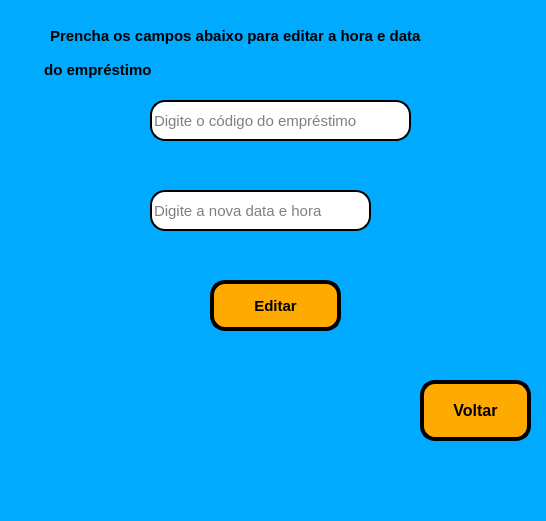
<?xml version="1.0" encoding="UTF-8"?>
<ui version="4.0">
 <class>MainWindow</class>
 <widget class="QMainWindow" name="MainWindow">
  <property name="geometry">
   <rect>
    <x>0</x>
    <y>0</y>
    <width>546</width>
    <height>521</height>
   </rect>
  </property>
  <property name="windowTitle">
   <string>Editar Emprestimo</string>
  </property>
  <property name="styleSheet">
   <string notr="true">background-color: rgb(0, 170, 255);</string>
  </property>
  <widget class="QWidget" name="centralwidget">
   <widget class="QLabel" name="label_8">
    <property name="geometry">
     <rect>
      <x>40</x>
      <y>60</y>
      <width>141</width>
      <height>20</height>
     </rect>
    </property>
    <property name="font">
     <font>
      <pointsize>11</pointsize>
      <weight>75</weight>
      <bold>true</bold>
     </font>
    </property>
    <property name="text">
     <string> do empréstimo</string>
    </property>
   </widget>
   <widget class="QPushButton" name="pushButton">
    <property name="geometry">
     <rect>
      <x>210</x>
      <y>280</y>
      <width>131</width>
      <height>51</height>
     </rect>
    </property>
    <property name="font">
     <font>
      <pointsize>11</pointsize>
      <weight>75</weight>
      <bold>true</bold>
     </font>
    </property>
    <property name="styleSheet">
     <string notr="true">background-color: rgb(255, 170, 0);
border-radius: 15px;
border-style: outset;
border-width: 4px;
border-color: black;</string>
    </property>
    <property name="text">
     <string>Editar</string>
    </property>
   </widget>
   <widget class="QLabel" name="label_7">
    <property name="geometry">
     <rect>
      <x>10</x>
      <y>230</y>
      <width>551</width>
      <height>41</height>
     </rect>
    </property>
    <property name="font">
     <font>
      <pointsize>9</pointsize>
      <weight>75</weight>
      <bold>true</bold>
     </font>
    </property>
    <property name="styleSheet">
     <string notr="true">color: rgb(255, 85, 0);</string>
    </property>
    <property name="text">
     <string/>
    </property>
   </widget>
   <widget class="QLabel" name="label">
    <property name="geometry">
     <rect>
      <x>50</x>
      <y>10</y>
      <width>501</width>
      <height>51</height>
     </rect>
    </property>
    <property name="font">
     <font>
      <pointsize>11</pointsize>
      <weight>75</weight>
      <bold>true</bold>
     </font>
    </property>
    <property name="text">
     <string>Prencha os campos abaixo para editar a hora e data</string>
    </property>
   </widget>
   <widget class="QLabel" name="label_3">
    <property name="geometry">
     <rect>
      <x>160</x>
      <y>140</y>
      <width>321</width>
      <height>41</height>
     </rect>
    </property>
    <property name="font">
     <font>
      <pointsize>11</pointsize>
      <weight>75</weight>
      <bold>true</bold>
     </font>
    </property>
    <property name="styleSheet">
     <string notr="true">color: rgb(255, 85, 0);</string>
    </property>
    <property name="text">
     <string/>
    </property>
   </widget>
   <widget class="QLineEdit" name="datetime">
    <property name="geometry">
     <rect>
      <x>150</x>
      <y>190</y>
      <width>221</width>
      <height>41</height>
     </rect>
    </property>
    <property name="font">
     <font>
      <pointsize>11</pointsize>
     </font>
    </property>
    <property name="styleSheet">
     <string notr="true">background-color: rgb(255, 255, 255);
border-radius: 15px;
border-style: outset;
border-width: 2px;</string>
    </property>
    <property name="inputMask">
     <string/>
    </property>
    <property name="text">
     <string/>
    </property>
    <property name="placeholderText">
     <string>Digite a nova data e hora</string>
    </property>
   </widget>
   <widget class="QLineEdit" name="cod">
    <property name="geometry">
     <rect>
      <x>150</x>
      <y>100</y>
      <width>261</width>
      <height>41</height>
     </rect>
    </property>
    <property name="font">
     <font>
      <pointsize>11</pointsize>
     </font>
    </property>
    <property name="styleSheet">
     <string notr="true">background-color: rgb(255, 255, 255);
border-radius: 15px;
border-style: outset;
border-width: 2px;</string>
    </property>
    <property name="inputMask">
     <string/>
    </property>
    <property name="text">
     <string/>
    </property>
    <property name="placeholderText">
     <string>Digite o código do empréstimo</string>
    </property>
   </widget>
   <widget class="QLabel" name="label_4">
    <property name="geometry">
     <rect>
      <x>80</x>
      <y>100</y>
      <width>51</width>
      <height>41</height>
     </rect>
    </property>
    <property name="text">
     <string/>
    </property>
    <property name="pixmap">
     <pixmap>codigo-de-barras.png</pixmap>
    </property>
    <property name="scaledContents">
     <bool>true</bool>
    </property>
   </widget>
   <widget class="QLabel" name="label_5">
    <property name="geometry">
     <rect>
      <x>80</x>
      <y>180</y>
      <width>51</width>
      <height>51</height>
     </rect>
    </property>
    <property name="text">
     <string/>
    </property>
    <property name="pixmap">
     <pixmap>data e hroa.png</pixmap>
    </property>
    <property name="scaledContents">
     <bool>true</bool>
    </property>
   </widget>
   <widget class="QPushButton" name="pushButton_7">
    <property name="geometry">
     <rect>
      <x>420</x>
      <y>380</y>
      <width>111</width>
      <height>61</height>
     </rect>
    </property>
    <property name="font">
     <font>
      <pointsize>12</pointsize>
      <weight>75</weight>
      <bold>true</bold>
     </font>
    </property>
    <property name="styleSheet">
     <string notr="true">background-color: rgb(255, 170, 0);
border-radius: 15px;
border-style: outset;
border-width: 4px;
border-color: black;</string>
    </property>
    <property name="text">
     <string>Voltar</string>
    </property>
    <property name="icon">
     <iconset>
      <normaloff>voltar.png</normaloff>voltar.png</iconset>
    </property>
   </widget>
   <widget class="QLabel" name="label_2">
    <property name="geometry">
     <rect>
      <x>130</x>
      <y>340</y>
      <width>291</width>
      <height>31</height>
     </rect>
    </property>
    <property name="font">
     <font>
      <pointsize>11</pointsize>
      <weight>75</weight>
      <bold>true</bold>
     </font>
    </property>
    <property name="text">
     <string/>
    </property>
   </widget>
  </widget>
  <widget class="QMenuBar" name="menubar">
   <property name="geometry">
    <rect>
     <x>0</x>
     <y>0</y>
     <width>546</width>
     <height>26</height>
    </rect>
   </property>
  </widget>
  <widget class="QStatusBar" name="statusbar"/>
 </widget>
 <resources/>
 <connections/>
</ui>
